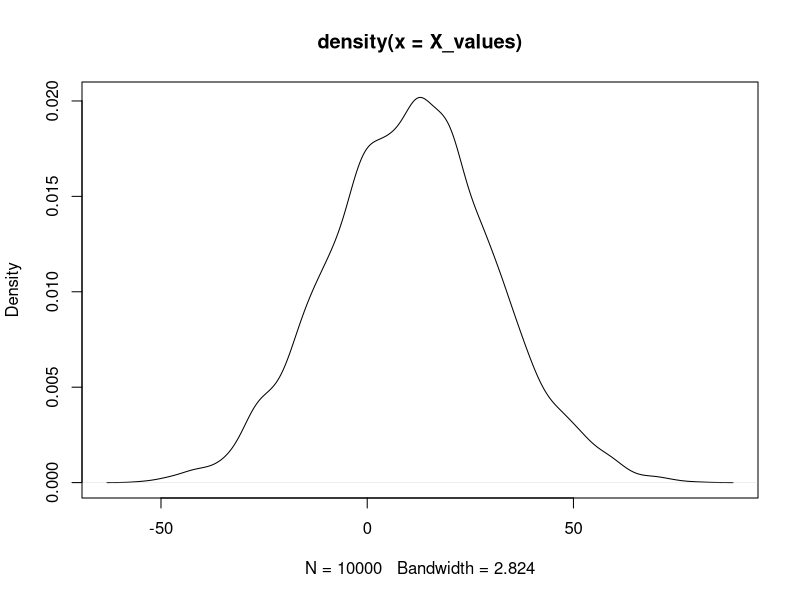

Recreate this plot in R.
MC_ratio = function(x, xt){
  (f(x)*g(xt, xt, sd))/(f(xt)*g(x, xt, sd))
}


f = function(x, mean=10,sd=20){
  dnorm(x, mean, sd)
}

g = function(x, xt, sd=variance){
  dnorm(x, xt, sd)
}

sample_size = 10000
# given_x = 10
X_values = NULL
X_values[1] = 10
sd = 75
l = 20
acceptance = 0

for (k in 2:sample_size){
  xt = X_values[k-1]
  x = runif(1, xt-l, xt+l)
  # print(x)
  mc = MC_ratio(x,xt)
  # print(mc)
  p = min(mc, 1)
  # print(p)
  d = rbinom(1,1,p)
  if (d == 1){
    acceptance = acceptance + 1
  }
  X_values[k] = x*d + xt*(1-d)
  # print(X_values[k])
}

acceptance_ratio = acceptance / sample_size
# X_values
print(acceptance_ratio)
plot(density(X_values))